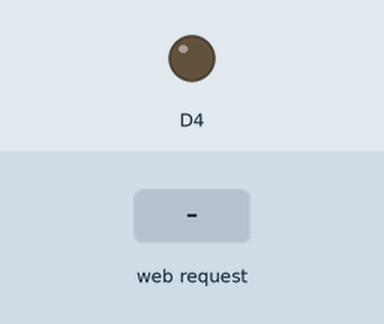
Recording of a sketch running on a simulated ESP8266 (NodeMCU). Shown: output pins drawn as LEDs (lit = HIGH). The inputs (shaded band) are chosen by the test bench. WiFi joins after 1.5 s; servers stay silent unless stated; what the sketch prints to the serial monitor is not drawn.

Above: at 2.7 s.
2.8 s: HTTP request GET /ON received
At 4.0 s:
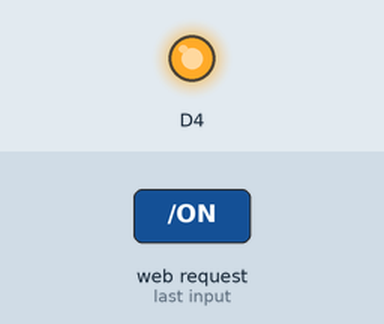
4.3 s: HTTP request GET /OFF received
At 5.3 s:
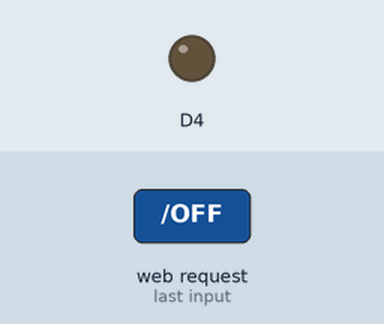
Timing chart, 0 to 7.3 s (numbered marks = the images above; inputs shaded):
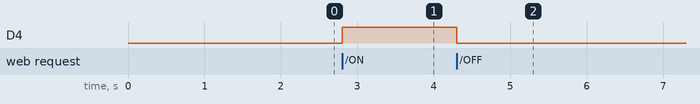

The sketch:

smartplug.ino
```cpp
#include <ESP8266WiFi.h>
#include <ESP8266WebServer.h>

ESP8266WebServer server(80);

String webpage = "<H1><align=\"center\">BELAJAR <br>NodeMCU Web Server</H1><p><a href=\"ON\"><button>ON</button></a>&nbsp;<a href=\"OFF\"><button>OFF</button></a></p>";

void setup() {
  Serial.begin(9600);// put your setup code here, to run once:
  pinMode(D4, OUTPUT);

  WiFi.begin("SmartPlug", "11110000");

  Serial.print("Nyambung");
  while (WiFi.status() != WL_CONNECTED)
  {
    delay(500);
    Serial.print(".");
  }
  Serial.println();

  Serial.print("Nyambung, IP Address: ");
  Serial.println(WiFi.localIP());

  server.on("/", [](){
    server.send(200, "text/html", webpage);
  });
  server.on("/ON", [](){
    server.send(200, "text/html", webpage);
    digitalWrite(D4, HIGH);
  });
  server.on("/OFF", [](){
    server.send(200, "text/html", webpage);
    digitalWrite(D4, LOW);
  });
  server.begin();
}

void loop() {
  // put your main code here, to run repeatedly:
  server.handleClient();
}
```

Measured:
- after the input at 2.8 s, D4: LOW → HIGH at once
- after the input at 4.3 s, D4: HIGH → LOW at once
